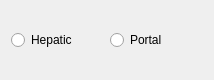
<?xml version="1.0" encoding="UTF-8"?>
<ui version="4.0">
 <class>qSlicerVesselSegmentationHorPWidget</class>
 <widget class="QWidget" name="qSlicerVesselSegmentationHorPWidget">
  <property name="geometry">
   <rect>
    <x>0</x>
    <y>0</y>
    <width>214</width>
    <height>80</height>
   </rect>
  </property>
  <property name="windowTitle">
   <string>Form</string>
  </property>
  <layout class="QHBoxLayout" name="horizontalLayout">
   <item>
    <widget class="QRadioButton" name="hepaticRadio">
     <property name="text">
      <string>Hepatic</string>
     </property>
     <attribute name="buttonGroup">
      <string notr="true">PorHGroup</string>
     </attribute>
    </widget>
   </item>
   <item>
    <widget class="QRadioButton" name="portalRadio">
     <property name="text">
      <string>Portal</string>
     </property>
     <attribute name="buttonGroup">
      <string notr="true">PorHGroup</string>
     </attribute>
    </widget>
   </item>
  </layout>
 </widget>
 <resources/>
 <connections/>
 <buttongroups>
  <buttongroup name="PorHGroup"/>
 </buttongroups>
</ui>
